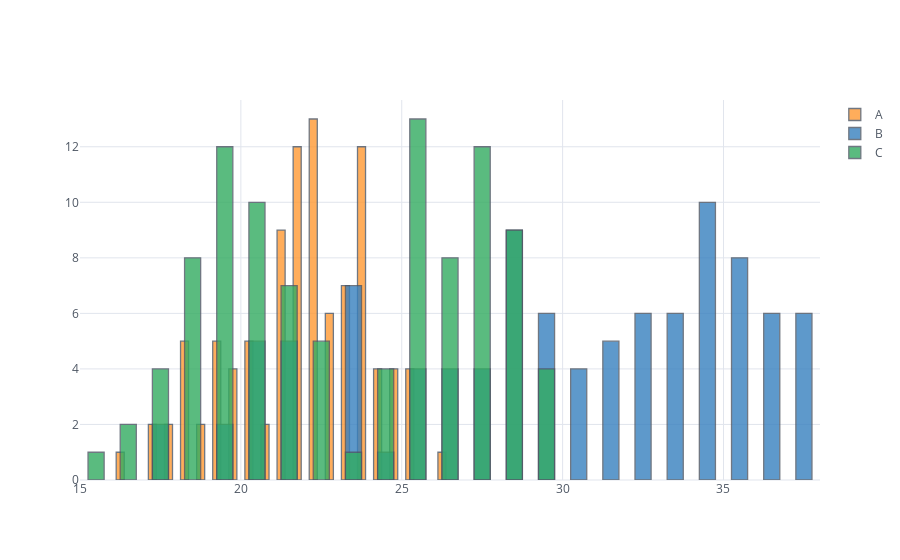

Notebook code cell kept with this figure:
### Code cell
df.iplot(kind='hist', bins = 25, barmode = 'overlay', bargap=0.5)
